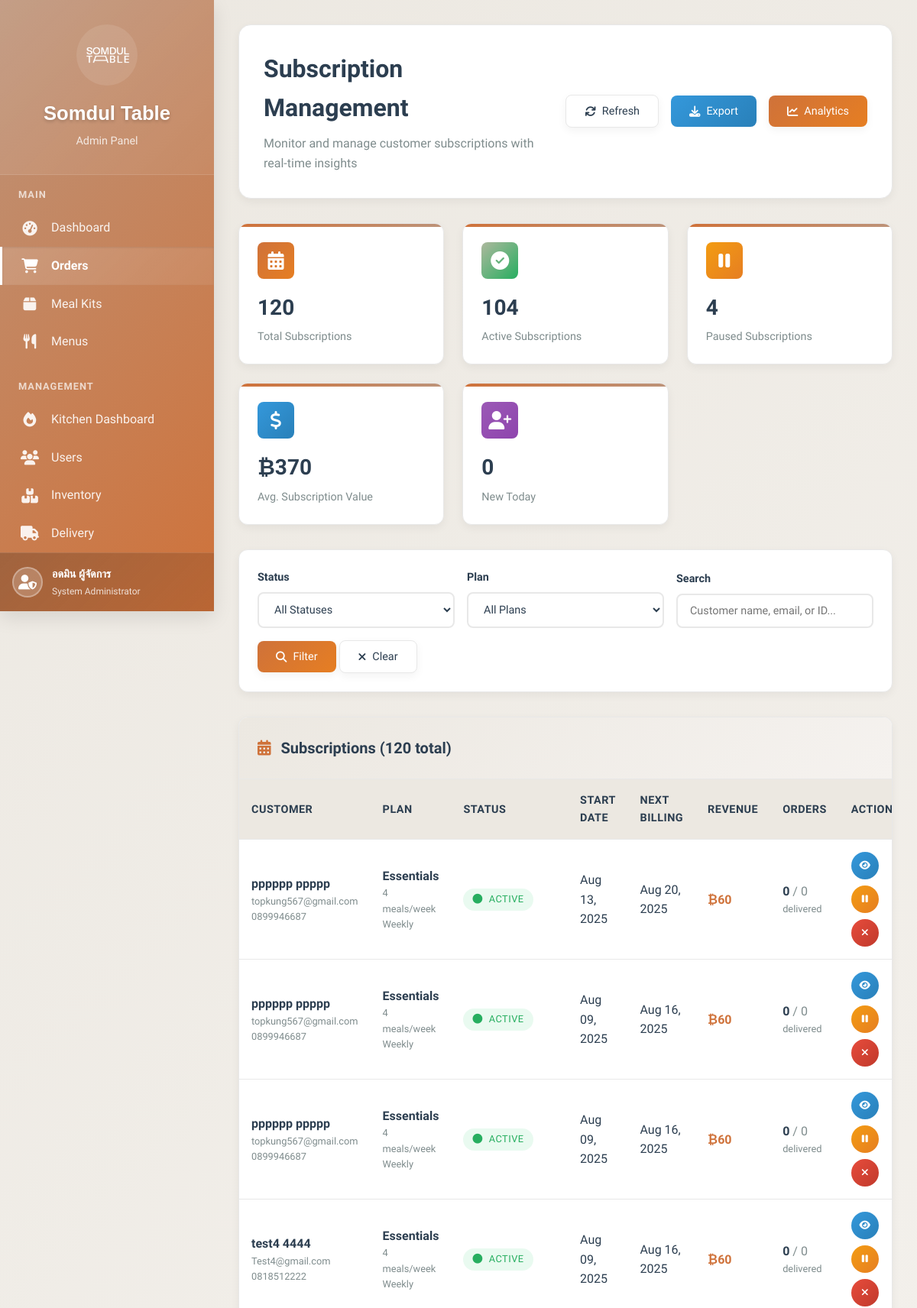
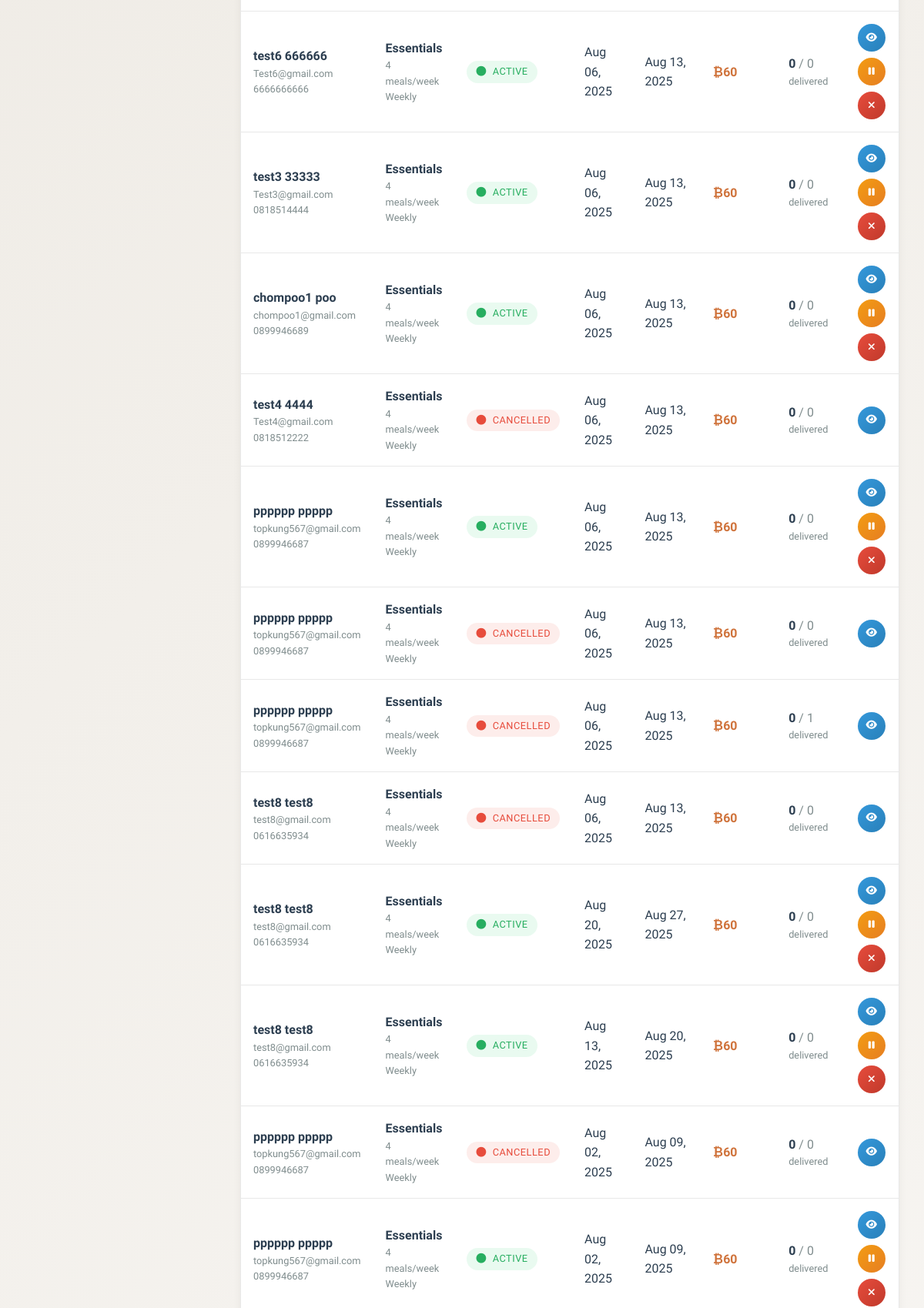
Screenshot of /KruaThai/admin/subscriptions.php (signed in, upper part) with the database file from the repository (2 pictures, top to bottom).
### tables this page shows
CREATE TABLE `subscriptions` (
  `id` char(36) NOT NULL,
  `user_id` char(36) NOT NULL,
  `assigned_rider_id` char(36) DEFAULT NULL,
  `plan_id` char(36) NOT NULL,
  `status` enum('active','paused','cancelled','expired','pending_payment') DEFAULT 'pending_payment',
  `start_date` date NOT NULL,
  `end_date` date DEFAULT NULL,
  `next_billing_date` date DEFAULT NULL,
  `billing_cycle` enum('weekly','monthly') NOT NULL,
  `total_amount` decimal(8,2) NOT NULL,
  `discount_applied` decimal(8,2) DEFAULT '0.00',
  `delivery_days` longtext,
  `preferred_delivery_time` enum('09:00-12:00','12:00-15:00','15:00-18:00','18:00-21:00') DEFAULT '12:00-15:00',
  `special_instructions` text,
  `pause_start_date` date DEFAULT NULL,
  `pause_end_date` date DEFAULT NULL,
  `skip_dates` longtext,
  `auto_renew` tinyint(1) DEFAULT '1',
  `cancellation_reason` text,
  `cancelled_at` timestamp NULL DEFAULT NULL,
  `cancelled_by` char(36) DEFAULT NULL,
  `created_at` timestamp NOT NULL DEFAULT CURRENT_TIMESTAMP,
  `updated_at` timestamp NOT NULL DEFAULT CURRENT_TIMESTAMP ON UPDATE CURRENT_TIMESTAMP
);

CREATE TABLE `users` (
  `id` char(36) NOT NULL,
  `email` varchar(255) NOT NULL,
  `password_hash` varchar(255) NOT NULL,
  `first_name` varchar(100) NOT NULL,
  `last_name` varchar(100) NOT NULL,
  `phone` varchar(20) DEFAULT NULL,
  `facebook_id` varchar(50) DEFAULT NULL,
  `google_id` varchar(100) DEFAULT NULL,
  `registration_method` enum('email','facebook','google') DEFAULT 'email',
  `date_of_birth` date DEFAULT NULL,
  `gender` enum('male','female','other') DEFAULT NULL,
  `role` enum('customer','admin','kitchen','rider','support') DEFAULT 'customer',
  `status` enum('active','inactive','suspended','pending_verification','pending_profile') DEFAULT 'pending_verification',
  `email_verified` tinyint(1) DEFAULT '0',
  `email_verification_token` varchar(100) DEFAULT NULL,
  `delivery_address` text,
  `address_line_2` varchar(255) DEFAULT NULL,
  `city` varchar(100) DEFAULT NULL,
  `state` varchar(100) DEFAULT NULL,
  `zip_code` varchar(10) DEFAULT NULL,
  `country` varchar(100) DEFAULT 'Thailand',
  `delivery_instructions` text,
  `dietary_preferences` longtext,
  `allergies` longtext,
  `spice_level` enum('mild','medium','hot','extra_hot') DEFAULT 'medium',
  `last_login` timestamp NULL DEFAULT NULL,
  `failed_login_attempts` int(11) DEFAULT '0',
  `locked_until` timestamp NULL DEFAULT NULL,
  `password_reset_token` varchar(100) DEFAULT NULL,
  `password_reset_expires` timestamp NULL DEFAULT NULL,
  `created_at` timestamp NOT NULL DEFAULT CURRENT_TIMESTAMP,
  `updated_at` timestamp NOT NULL DEFAULT CURRENT_TIMESTAMP ON UPDATE CURRENT_TIMESTAMP,
  `social_provider` varchar(20) DEFAULT NULL COMMENT 'OAuth provider: facebook, google, apple',
  `social_id` varchar(100) DEFAULT NULL COMMENT 'Unique ID from social provider',
  `avatar_url` text COMMENT 'Profile picture URL from social provider'
);

CREATE TABLE `subscription_plans` (
  `id` char(36) NOT NULL,
  `name` varchar(100) NOT NULL,
  `name_thai` varchar(100) DEFAULT NULL,
  `description` text,
  `plan_type` enum('weekly','monthly','custom') NOT NULL,
  `meals_per_week` int(11) NOT NULL,
  `weeks_duration` int(11) DEFAULT '4',
  `base_price` decimal(8,2) NOT NULL,
  `discount_percentage` decimal(5,2) DEFAULT '0.00',
  `final_price` decimal(8,2) NOT NULL,
  `features` longtext,
  `max_skips_per_week` int(11) DEFAULT '2',
  `advance_ordering_days` int(11) DEFAULT '7',
  `is_active` tinyint(1) DEFAULT '1',
  `is_popular` tinyint(1) DEFAULT '0',
  `sort_order` int(11) DEFAULT '0',
  `created_at` timestamp NOT NULL DEFAULT CURRENT_TIMESTAMP,
  `updated_at` timestamp NOT NULL DEFAULT CURRENT_TIMESTAMP ON UPDATE CURRENT_TIMESTAMP
);

### KruaThai/admin/subscriptions.php (the view, shortened to what the rows shown need)
<?php
require_once '../config/database.php';
try {
    $page = max(1, intval($_GET['page'] ?? 1));
    $limit = 20;
    $offset = ($page - 1) * $limit;
    $whereConditions = [];
    $params = [];
    $whereClause = !empty($whereConditions) ? 'WHERE ' . implode(' AND ', $whereConditions) : '';
    $subscriptions_sql = "
        SELECT s.*,
               CONCAT(u.first_name, ' ', u.last_name) as customer_name,
               u.email as customer_email,
               u.phone as customer_phone,
               sp.name as plan_name,
               sp.meals_per_week,
               sp.plan_type,
               (SELECT COUNT(*) FROM orders WHERE subscription_id = s.id) as total_orders,
               (SELECT COUNT(*) FROM orders WHERE subscription_id = s.id AND status = 'delivered') as delivered_orders,
               (SELECT SUM(amount) FROM payments WHERE subscription_id = s.id AND status = 'completed') as total_revenue
        FROM subscriptions s
        JOIN users u ON s.user_id = u.id
        JOIN subscription_plans sp ON s.plan_id = sp.id
        {$whereClause}
        ORDER BY s.created_at DESC
        LIMIT {$limit} OFFSET {$offset}
    ";
    $stmt = $pdo->prepare($subscriptions_sql);
    $stmt->execute($params);
    $subscriptions = $stmt->fetchAll(PDO::FETCH_ASSOC);
} catch (Exception $e) {
    $subscriptions = [];
    $stats = [
        'total_subscriptions' => 0, 'active_subscriptions' => 0, 'paused_subscriptions' => 0,
        'cancelled_subscriptions' => 0, 'expired_subscriptions' => 0, 'avg_subscription_value' => 0,
        'new_today' => 0
    ];
    $plans = [];
    $revenueData = [];
    $totalSubscriptions = 0;
    $totalPages = 1;
    error_log("Subscriptions page error: " . $e->getMessage());
}
?>
<!DOCTYPE html>
<html lang="th">
<head>
    <link href="https://cdnjs.cloudflare.com/ajax/libs/font-awesome/6.4.0/css/all.min.css" rel="stylesheet">
</head>
<body>
    <div class="admin-layout">
        <div class="main-content">
            <div class="page-header">
                <div class="header-content">
                    <div>
                        <h1 class="page-title">Subscription Management</h1>
                    </div>
                </div>
            </div>
            <div class="table-container">
                <?php if (!empty($subscriptions)): ?>
                <div style="overflow-x: auto;">
                    <table class="table">
                        <thead>
                            <tr>
                                <th>Customer</th>
                                <th>Plan</th>
                                <th>Status</th>
                                <th>Start Date</th>
                                <th>Next Billing</th>
                                <th>Revenue</th>
                                <th>Orders</th>
                                <th>Actions</th>
                            </tr>
                        </thead>
                        <tbody>
                            <?php foreach ($subscriptions as $subscription): ?>
                            <tr>
                                <td>
                                    <div>
                                        <strong><?= htmlspecialchars($subscription['customer_name']) ?></strong>
                                    </div>
                                    <div style="font-size: 0.8rem; color: var(--text-gray);">
                                        <?= htmlspecialchars($subscription['customer_email']) ?>
                                    </div>
                                    <?php if ($subscription['customer_phone']): ?>
                                    <div style="font-size: 0.8rem; color: var(--text-gray);">
                                        <?= htmlspecialchars($subscription['customer_phone']) ?>
                                    </div>
                                    <?php endif; ?>
                                </td>
                                <td>
                                    <div>
                                        <strong><?= htmlspecialchars($subscription['plan_name']) ?></strong>
                                    </div>
                                    <div style="font-size: 0.8rem; color: var(--text-gray);">
                                        <?= $subscription['meals_per_week'] ?> meals/week
                                    </div>
                                    <div style="font-size: 0.8rem; color: var(--text-gray);">
                                        <?= ucfirst($subscription['plan_type']) ?>
                                    </div>
                                </td>
                                <td>
                                    <span class="status-badge status-<?= $subscription['status'] ?>">
                                        <i class="fas fa-circle"></i>
                                        <?= ucfirst(str_replace('_', ' ', $subscription['status'])) ?>
                                    </span>
                                </td>
                                <td>
                                    <?= date('M d, Y', strtotime($subscription['start_date'])) ?>
                                </td>
                                <td>
                                    <?php if ($subscription['next_billing_date']): ?>
                                        <?= date('M d, Y', strtotime($subscription['next_billing_date'])) ?>
                                    <?php else: ?>
                                        <span style="color: var(--text-gray);">N/A</span>
                                    <?php endif; ?>
                                </td>
                                <td>
                                    <strong style="color: var(--curry);">
                                        ₿<?= number_format($subscription['total_revenue'] ?? 0, 0) ?>
                                    </strong>
                                </td>
                                <td>
                                    <div>
                                        <strong><?= $subscription['delivered_orders'] ?></strong>
                                        <span style="color: var(--text-gray);">/ <?= $subscription['total_orders'] ?></span>
                                    </div>
                                    <div style="font-size: 0.8rem; color: var(--text-gray);">
                                        delivered
                                    </div>
                                </td>
                                <td>
                                    <div style="display: flex; gap: 0.5rem; flex-wrap: wrap;">
                                        <button class="btn btn-info btn-sm btn-icon"
                                                onclick="viewSubscription('<?= $subscription['id'] ?>')"
                                                title="View Details">
                                            <i class="fas fa-eye"></i>
                                        </button>
                                        <?php if ($subscription['status'] === 'active'): ?>
                                        <button class="btn btn-warning btn-sm btn-icon"
                                                onclick="pauseSubscription('<?= $subscription['id'] ?>')"
                                                title="Pause Subscription">
                                            <i class="fas fa-pause"></i>
                                        </button>
                                        <?php endif; ?>
                                        <?php if (in_array($subscription['status'], ['active', 'paused'])): ?>
                                        <button class="btn btn-danger btn-sm btn-icon"
                                                onclick="cancelSubscription('<?= $subscription['id'] ?>', '<?= htmlspecialchars($subscription['customer_name']) ?>')"
                                                title="Cancel Subscription">
                                            <i class="fas fa-times"></i>
                                        </button>
                                        <?php endif; ?>
                                    </div>
                                </td>
                            </tr>
                            <?php endforeach; ?>
                        </tbody>
                    </table>
                </div>
                <?php endif; ?>
            </div>
        </div>
    </div>
</body>
</html>

### rows the page displays
subscriptions: customer_name "pppppp ppppp", user.email "topkung567@gmail.com", user.phone "0899946687", plan.name "Essentials", plan.meals_per_week "4", plan.plan_type "Weekly", status "ACTIVE", start_date "Aug 13, 2025", next_billing_date "Aug 20, 2025", total_revenue "60", delivered_orders "0", total_orders "0"
subscriptions: customer_name "pppppp ppppp", user.email "topkung567@gmail.com", user.phone "0899946687", plan.name "Essentials", plan.meals_per_week "4", plan.plan_type "Weekly", status "ACTIVE", start_date "Aug 09, 2025", next_billing_date "Aug 16, 2025", total_revenue "60", delivered_orders "0", total_orders "0"
subscriptions: customer_name "pppppp ppppp", user.email "topkung567@gmail.com", user.phone "0899946687", plan.name "Essentials", plan.meals_per_week "4", plan.plan_type "Weekly", status "ACTIVE", start_date "Aug 09, 2025", next_billing_date "Aug 16, 2025", total_revenue "60", delivered_orders "0", total_orders "0"
subscriptions: customer_name "test4 4444", user.email "Test4@gmail.com", user.phone "0818512222", plan.name "Essentials", plan.meals_per_week "4", plan.plan_type "Weekly", status "ACTIVE", start_date "Aug 09, 2025", next_billing_date "Aug 16, 2025", total_revenue "60", delivered_orders "0", total_orders "0"
subscriptions: customer_name "test6 666666", user.email "Test6@gmail.com", user.phone "6666666666", plan.name "Essentials", plan.meals_per_week "4", plan.plan_type "Weekly", status "ACTIVE", start_date "Aug 06, 2025", next_billing_date "Aug 13, 2025", total_revenue "60", delivered_orders "0", total_orders "0"
subscriptions: customer_name "test3 33333", user.email "Test3@gmail.com", user.phone "0818514444", plan.name "Essentials", plan.meals_per_week "4", plan.plan_type "Weekly", status "ACTIVE", start_date "Aug 06, 2025", next_billing_date "Aug 13, 2025", total_revenue "60", delivered_orders "0", total_orders "0"
subscriptions: customer_name "chompoo1 poo", user.email "chompoo1@gmail.com", user.phone "0899946689", plan.name "Essentials", plan.meals_per_week "4", plan.plan_type "Weekly", status "ACTIVE", start_date "Aug 06, 2025", next_billing_date "Aug 13, 2025", total_revenue "60", delivered_orders "0", total_orders "0"
subscriptions: customer_name "test4 4444", user.email "Test4@gmail.com", user.phone "0818512222", plan.name "Essentials", plan.meals_per_week "4", plan.plan_type "Weekly", status "CANCELLED", start_date "Aug 06, 2025", next_billing_date "Aug 13, 2025", total_revenue "60", delivered_orders "0", total_orders "0"
subscriptions: customer_name "pppppp ppppp", user.email "topkung567@gmail.com", user.phone "0899946687", plan.name "Essentials", plan.meals_per_week "4", plan.plan_type "Weekly", status "ACTIVE", start_date "Aug 06, 2025", next_billing_date "Aug 13, 2025", total_revenue "60", delivered_orders "0", total_orders "0"
subscriptions: customer_name "pppppp ppppp", user.email "topkung567@gmail.com", user.phone "0899946687", plan.name "Essentials", plan.meals_per_week "4", plan.plan_type "Weekly", status "CANCELLED", start_date "Aug 06, 2025", next_billing_date "Aug 13, 2025", total_revenue "60", delivered_orders "0", total_orders "0"
subscriptions: customer_name "pppppp ppppp", user.email "topkung567@gmail.com", user.phone "0899946687", plan.name "Essentials", plan.meals_per_week "4", plan.plan_type "Weekly", status "CANCELLED", start_date "Aug 06, 2025", next_billing_date "Aug 13, 2025", total_revenue "60", delivered_orders "0", total_orders "1"
subscriptions: customer_name "test8 test8", user.email "test8@gmail.com", user.phone "0616635934", plan.name "Essentials", plan.meals_per_week "4", plan.plan_type "Weekly", status "CANCELLED", start_date "Aug 06, 2025", next_billing_date "Aug 13, 2025", total_revenue "60", delivered_orders "0", total_orders "0"
subscriptions: customer_name "test8 test8", user.email "test8@gmail.com", user.phone "0616635934", plan.name "Essentials", plan.meals_per_week "4", plan.plan_type "Weekly", status "ACTIVE", start_date "Aug 20, 2025", next_billing_date "Aug 27, 2025", total_revenue "60", delivered_orders "0", total_orders "0"
subscriptions: customer_name "test8 test8", user.email "test8@gmail.com", user.phone "0616635934", plan.name "Essentials", plan.meals_per_week "4", plan.plan_type "Weekly", status "ACTIVE", start_date "Aug 13, 2025", next_billing_date "Aug 20, 2025", total_revenue "60", delivered_orders "0", total_orders "0"
subscriptions: customer_name "pppppp ppppp", user.email "topkung567@gmail.com", user.phone "0899946687", plan.name "Essentials", plan.meals_per_week "4", plan.plan_type "Weekly", status "CANCELLED", start_date "Aug 02, 2025", next_billing_date "Aug 09, 2025", total_revenue "60", delivered_orders "0", total_orders "0"
subscriptions: customer_name "pppppp ppppp", user.email "topkung567@gmail.com", user.phone "0899946687", plan.name "Essentials", plan.meals_per_week "4", plan.plan_type "Weekly", status "ACTIVE", start_date "Aug 02, 2025", next_billing_date "Aug 09, 2025", total_revenue "60", delivered_orders "0", total_orders "0"

### other values shown
$_SESSION['user_name'] "อดมิน ผู้จัดการ"
$stats['total_subscriptions'] "120"
$stats['active_subscriptions'] "104"
$stats['paused_subscriptions'] "4"
$stats['avg_subscription_value'] "370"
$stats['new_today'] "0"
$totalSubscriptions "120"
